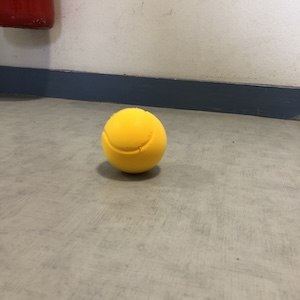
#> input picture IHM/IMG_300/IMG_5389.jpeg, 300 x 300 px, found by its file name
$ python image_V1.py
#> lines starting #> are read from the running program, lines starting #| are printed output that depends on the picture; after the words box and inside, x2 and y2 are one past the last pixel; in counts of white or black regions, pixels touching at a corner belong together
# -*- coding: utf-8 -*-
"""
Spyder Editor

This is a temporary script file.
"""

import cv2
import os

#CHARGEMENT DE L'IMAGE---------------------------------------------------------
chemin_image = os.path.join("IMG_300", "IMG_5389.jpeg")

img = cv2.imread(chemin_image)
#> img is the input picture: shape (300, 300, 3); mean B, G, R 130.9, 147.6, 157.3

if img is None:
    print(f"Erreur : Impossible de lire l'image à : {chemin_image}")
    print("Vérifie que tu as bien lancé Spyder depuis le dossier 'OpenCV'.")
else:
    hauteur, largeur, canaux = img.shape
#> hauteur = 300; largeur = 300; canaux = 3
    print(f"Image chargée avec succès !")
    print(f"Dimensions : {largeur}x{hauteur} pixels")
#| Dimensions : 300x300 pixels
    print(f"Nombre de canaux (couleurs) : {canaux}")
#| Nombre de canaux (couleurs) : 3
#CHARGEMENT DE L'IMAGE---------------------------------------------------------

#------------------------------------------------------------------------------

#HISTOGRAMME-------------------------------------------------------------------
    #Conversion en HSV
    hsv = cv2.cvtColor(img, cv2.COLOR_BGR2HSV)
#> hsv: shape (300, 300, 3); mean H, S, V 27.9, 48.8, 158.7

    #Définition des plages de couleurs (Teinte, Saturation, Valeur)
        # Le Jaune est environ entre 20 et 30 en Teinte (H)
    jaune_bas = (20, 100, 100)
    jaune_haut = (30, 255, 255)

        # Le Bleu est environ entre 100 et 130
    bleu_bas = (100, 100, 100)
    bleu_haut = (130, 255, 255)

        # Le Rouge est particulier (il est au début ET à la fin du cercle chromatique)
    rouge_bas = (0, 100, 100)
    rouge_haut = (10, 255, 255)

    #Masques
    masque_jaune = cv2.inRange(hsv, jaune_bas, jaune_haut)
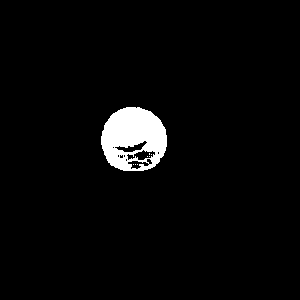
#> masque_jaune: shape (300, 300); 3.3% white; 8 white regions (7 under 20 px), largest, box (x1, y1, x2, y2) and area: (101, 107, 167, 171) 2997
    masque_bleu = cv2.inRange(hsv, bleu_bas, bleu_haut)
#> masque_bleu: shape (300, 300); every value is 0
    masque_rouge = cv2.inRange(hsv, rouge_bas, rouge_haut)
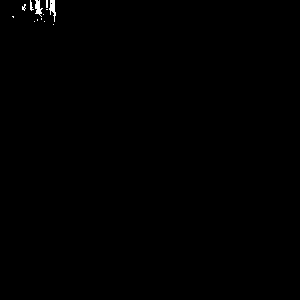
#> masque_rouge: shape (300, 300); 0.24% white; 13 white regions (10 under 20 px), largest, box (x1, y1, x2, y2) and area: (49, 0, 56, 22) 79, (35, 0, 43, 17) 74, (30, 0, 34, 11) 22

    #Histogramme simplifié
    nb_jaune = cv2.countNonZero(masque_jaune)
#> nb_jaune = 3005
    nb_bleu = cv2.countNonZero(masque_bleu)
#> nb_bleu = 0
    nb_rouge = cv2.countNonZero(masque_rouge)
#> nb_rouge = 220

    print(f"--- Histogramme des couleurs ---")
    print(f"Pixels Jaunes : {nb_jaune}")
#| Pixels Jaunes : 3005
    print(f"Pixels Bleus  : {nb_bleu}")
#| Pixels Bleus  : 0
    print(f"Pixels Rouges : {nb_rouge}")
#| Pixels Rouges : 220

    #Seuil de détection et hyppothèse
    seuil = 300
    if nb_jaune > seuil:
        print("ALERTE : Balle jaune suspectée !")
    if nb_bleu > seuil:
        print("ALERTE : Balle bleue suspectée !")
    if nb_rouge > seuil:
        print("ALERTE : Balle rouge suspectée !")
#HISTOGRAMME-------------------------------------------------------------------

#------------------------------------------------------------------------------

#GESTION DE LA FENETRE D'AFFICHAGE---------------------------------------------
    cv2.imshow("Image", img)
    print("Appuie sur une touche.")
    cv2.waitKey(0)
    cv2.destroyAllWindows()
    for i in range(5):
        cv2.waitKey(1)
#GESTION DE LA FENETRE D'AFFICHAGE---------------------------------------------

$ run again, with IHM/IMG_300/IMG_5391.jpeg copied over IHM/IMG_300/IMG_5389.jpeg
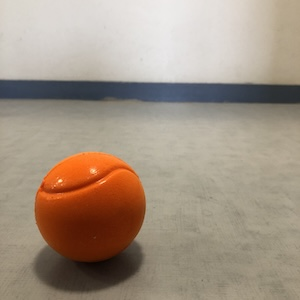
#> input picture IHM/IMG_300/IMG_5391.jpeg, 300 x 300 px, found by its file name
#> img is the input picture: shape (300, 300, 3); mean B, G, R 132.2, 147.7, 163
#| Dimensions : 300x300 pixels
#| Nombre de canaux (couleurs) : 3
#> hsv: shape (300, 300, 3); mean H, S, V 24.4, 58.3, 164.3
#> masque_jaune: shape (300, 300); every value is 0
#> `masque_rouge = cv2.inRange(hsv, rouge_bas, rouge_haut)`:
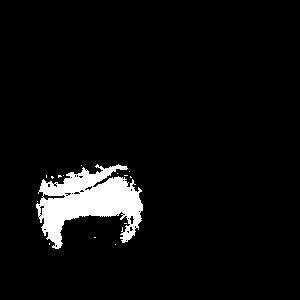
#> masque_rouge: shape (300, 300); 5.2% white; 15 white regions (14 under 20 px), largest, box (x1, y1, x2, y2) and area: (36, 164, 143, 249) 4681
#> nb_jaune = 0
#> nb_rouge = 4718
#| Pixels Jaunes : 0
#| Pixels Bleus  : 0
#| Pixels Rouges : 4718

$ run again, with IHM/IMG_300/IMG_5392.jpeg copied over IHM/IMG_300/IMG_5389.jpeg
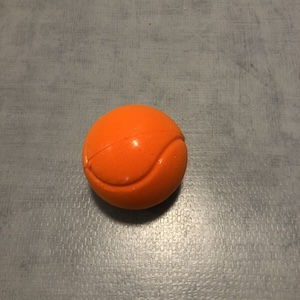
#> input picture IHM/IMG_300/IMG_5392.jpeg, 300 x 300 px, found by its file name
#> img is the input picture: shape (300, 300, 3); mean B, G, R 107.5, 123.9, 142.9
#| Dimensions : 300x300 pixels
#| Nombre de canaux (couleurs) : 3
#> hsv: shape (300, 300, 3); mean H, S, V 17.5, 56.3, 142.9
#> masque_jaune: shape (300, 300); every value is 0
#> `masque_rouge = cv2.inRange(hsv, rouge_bas, rouge_haut)`:
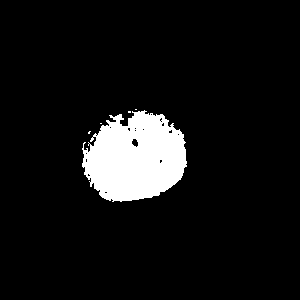
#> masque_rouge: shape (300, 300); 7.9% white; 5 white regions (4 under 20 px), largest, box (x1, y1, x2, y2) and area: (82, 110, 187, 202) 7052
#> nb_jaune = 0
#> nb_rouge = 7068
#| Pixels Jaunes : 0
#| Pixels Bleus  : 0
#| Pixels Rouges : 7068
